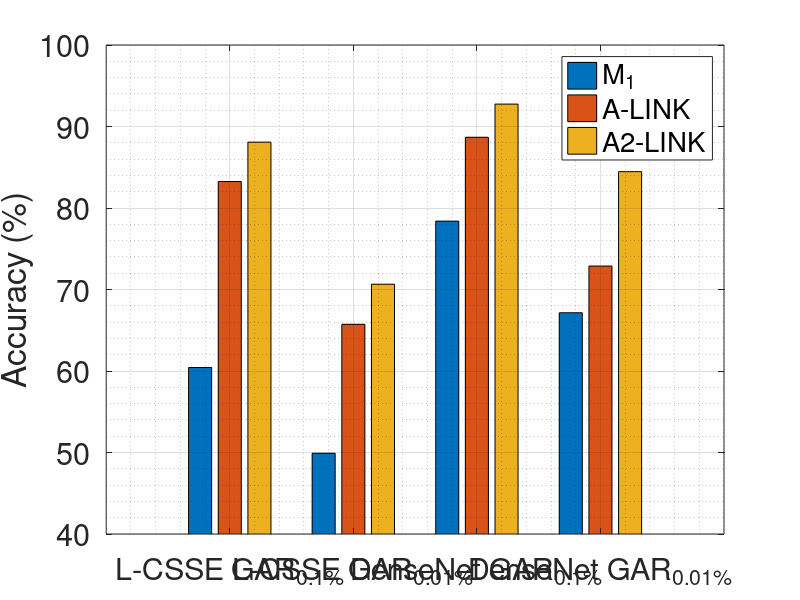

This figure's MATLAB source:
data = [60.43 83.25 88.08; 49.91 65.73 70.65; 78.39 88.68 92.75; 67.15 72.88 84.46];
bar(data);
names = {'L-CSSE GAR_{0.1%}', 'L-CSSE GAR_{0.01%}', 'DenseNet GAR_{0.1%}', 'DenseNet GAR_{0.01%}'};
set(gca,'xticklabel', names);
ylim([40 100]);
ylabel('Accuracy (%)');
legend({'M_{1}', 'A-LINK', 'A2-LINK'});
set(gca,'FontSize',22);
grid on;
grid minor;
